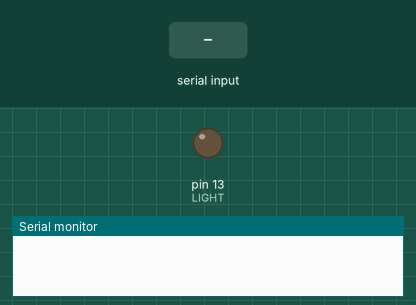
Simulated run of this sketch. Board: Arduino Uno, built with avr-gcc and run on an emulated ATmega328P. On the bench: output pins drawn as LEDs (lit = HIGH), the last lines printed to the serial monitor. The inputs (shaded band) are chosen by the test bench.

Above: at 1.2 s.
1.3 s: "0" received over the second serial link
At 2.5 s:
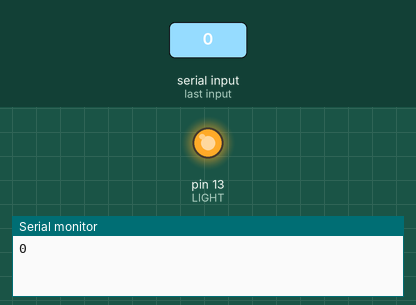
2.8 s: "1" received over the second serial link
At 3.8 s:
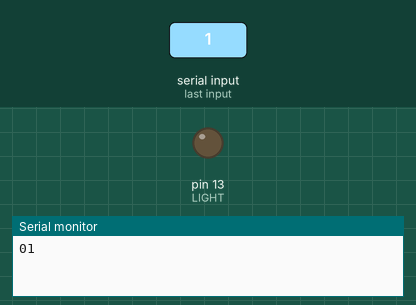
Timing chart, 0 to 5.8 s (numbered marks = the images above; inputs shaded):
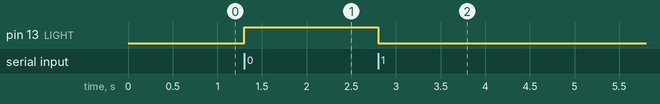

Measured:
- after the input at 1.3 s, pin 13 (LIGHT): LOW → HIGH at once
- after the input at 2.8 s, pin 13 (LIGHT): HIGH → LOW at once

The sketch:

sketch_aug4a.ino
```cpp
#include <SoftwareSerial.h>

#define LIGHT 13
SoftwareSerial btm(2,3); // rx tx
int index = 0;
char data[10];
char c;
;boolean flag = false;
void setup() {

  pinMode(LIGHT,OUTPUT);

  digitalWrite(LIGHT,LOW);
  Serial.begin(9600);
  btm.begin(9600);
}
void loop() {
    if(btm.available() > 0){
      while(btm.available() > 0){
           c = btm.read();
           if(c=='0')
            digitalWrite(LIGHT , HIGH);
           else if (c=='1')
            digitalWrite(LIGHT , LOW);
           Serial.print(c);
           delay(10); //Delay required
          // data[index] = c;
           //index++;
      }
    }

    }  
```
